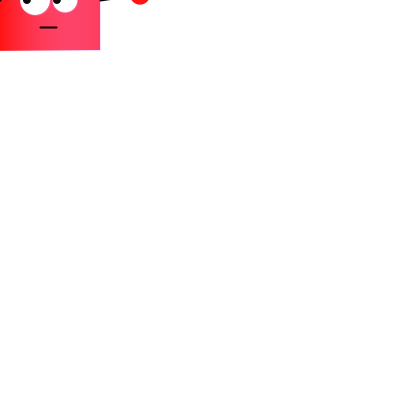
Frame 1 (no input)
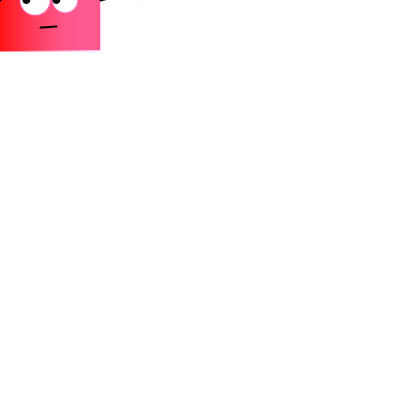
Frame 60 (the mouse pressed at the canvas centre just before this capture)
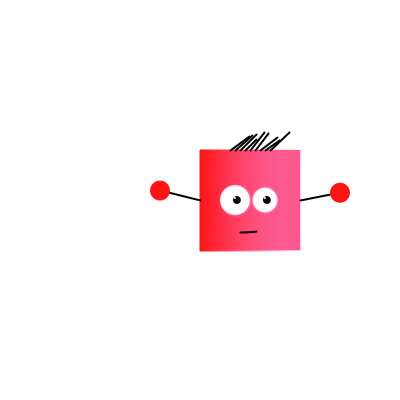
Frame 120 (the mouse held since frame 60 and released just before this capture)

The Processing sketch that drew these frames (run headless with seeded random() and noise(); from frame 60 on, the mouse is pressed at the canvas centre):

// Processing sketch: processing_182482
// ── processing_182482.pde

//cc Austin S. Lee 1/25 2015 


int X_AXIS= 2;
color c0, c1, c2;
int k=1;

int[] myHair= new int[9];



void setup() {
  size(400, 400);
  c1= color(255,20,20);
  c2= color(250,150,250,80);
  c0= color(250,150,250,8);
  
  myHair[0]= 10;
  myHair[1]= 15;
  myHair[2]= 20;
  myHair[3]= 25;
  myHair[4]= 30;
  myHair[5]= 35;
  myHair[6]= 40;
  myHair[7]= 45;
  myHair[8]= 50;

}
void draw() {
  
  
  noCursor();
  background(255);
  rectMode(CENTER);
  //stroke(130,0,0);
 
  float i= mouseX/20;
  float lineEnd0=mouseY-10+random(8);
  float lineEnd1=mouseY-10+random(18);
  float eyeball= random(2);



  fill(255, 20, 20);
  noStroke();
  rect(mouseX+50, mouseY, 100, 100);
  setGradient(mouseX, mouseY-50, 100,100,c1, c2, X_AXIS); 
  
  fill(255);

  ellipse(mouseX+65, mouseY, 25, 25 );
  ellipse(mouseX+35, mouseY, 30, 30 );



    float eyeballs = eyeball+i;
    if(eyeballs>width){
      eyeballs=-1;
    }
    fill(10);
    noStroke();
    ellipse(mouseX+55+eyeballs, mouseY, 8, 8 );
    ellipse(mouseX+25+eyeballs, mouseY, 8, 8 );
    fill(255);
    noStroke();
    ellipse(mouseX+53+eyeballs, mouseY-2, 2, 2 );
    ellipse(mouseX+23+eyeballs, mouseY-2, 2, 2 );

  //eyelid
  if(mouseX>=width/2-10 && mouseX<width/2 ){
  
  //strokeWeight(3);
  int j= 30;
  
  
    
   
  // rect(mouseX+65, mouseY+30, 3, 50);
  // rect(mouseX+35, mouseY+30, 3, 50);
  
   fill(0,0,0);
    ellipse(mouseX+65, mouseY+2, 25, 26 );
    ellipse(mouseX+35, mouseY+2, 30, 31 );  
    
    
    fill(255,20,20);
    ellipse(mouseX+65, mouseY, 25, 26 );
    ellipse(mouseX+35, mouseY, 30, 31 ); 
   
    setGradient(mouseX, mouseY-50, 100,100,c1, c0, X_AXIS); 
    
   
    
    k++;
    if(k>100){
      k=1;
    }
    float z= random(2);
    fill(255,255,255,80);
    ellipse(mouseX+68-z+k*0.3, mouseY+14+k*0.6, random(3), 4);
    ellipse(mouseX+30+z+k*0.1, mouseY+14+k*0.5, random(3), 5);
  }
  noFill();
  //stroke(60,60,60);
  //strokeWeight(4);
  // stroke(0);
  stroke(0);
  strokeWeight(2);
  line(mouseX, mouseY, mouseX-40, lineEnd0);
  line(mouseX+100, mouseY, mouseX+140, lineEnd1);
  
  
  
  for(int h=0; h<9; h++){
    line(mouseX+20+myHair[h],mouseY-50,mouseX+30+myHair[h]+random(10),mouseY-70+random(11));
  }


  //hair

  arc(mouseX+40, mouseY+26, 60, 1+eyeballs, 1, HALF_PI);

  fill(255, 20, 20);
  noStroke();
  ellipse(mouseX-40, lineEnd0, 20, 20);
  ellipse(mouseX+140, lineEnd1, 20, 20);
}

void setGradient(int x, int y, float w, float h, color c1, color c2, int axis){
  noFill();
  if(axis== X_AXIS){
    for(int i= x; i<= x+w; i++){
      float inter= map(i, x, x+w, 0, 1);
      color c= lerpColor(c1, c2, inter);
      stroke(c);
      line(i, y, i, y+h);
    }
  }
  
}
